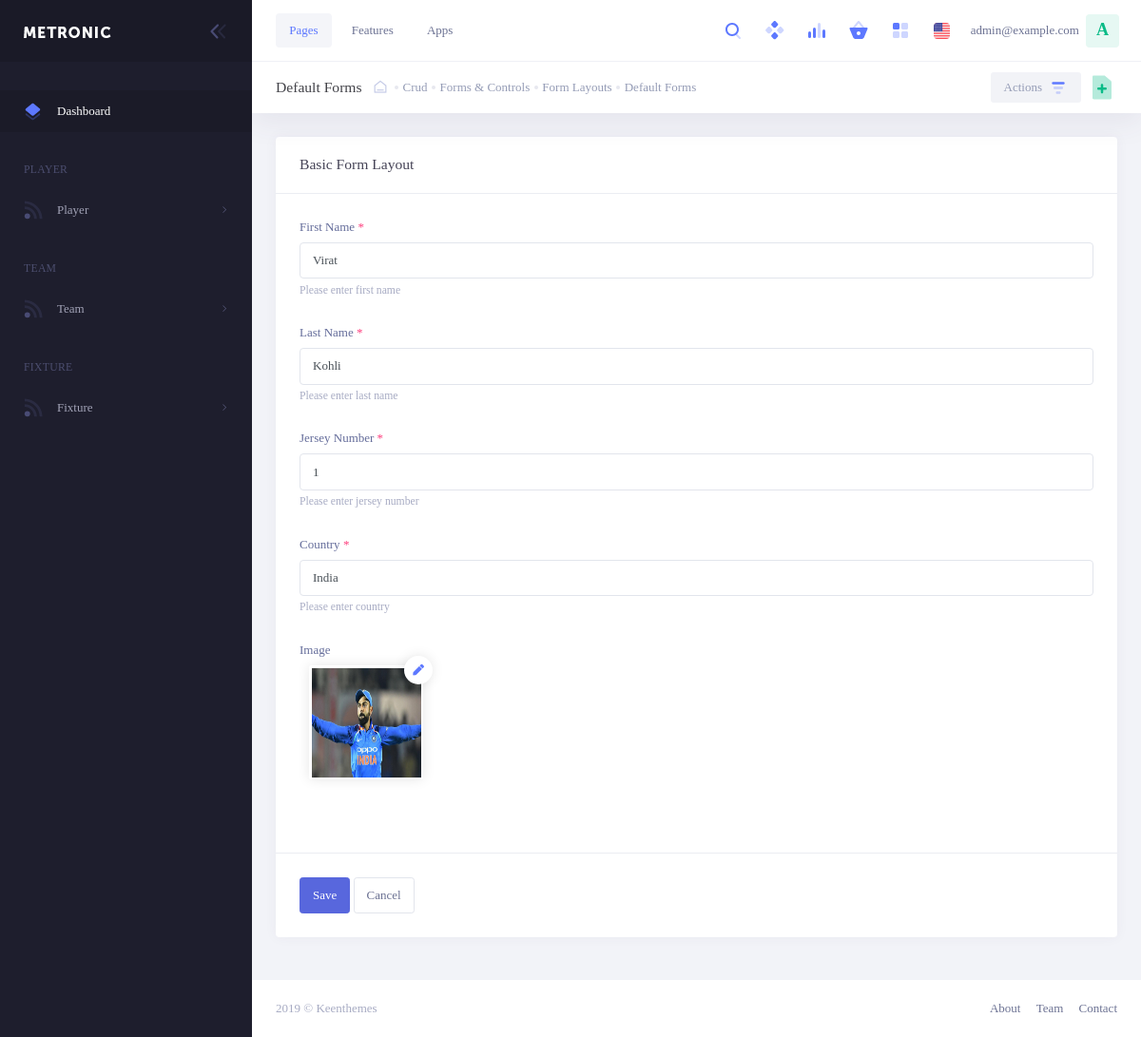
The app's page /player_edit/1/ (signed in) with its own data.
### custom_admin/models.py (models this page shows, shortened)
class User(AbstractBaseUser, PermissionsMixin):
    is_staff = models.BooleanField(default=True)
    is_active = models.BooleanField(default=True)
    email = models.EmailField(max_length=60, unique=True)
    first_name = models.CharField(max_length=60, blank=True)
    last_name = models.CharField(max_length=60, blank=True)
    phone = models.CharField(max_length=20, blank=True)
    avatar = models.ImageField(upload_to='user/profile_images/%Y/%m/%d', default='')
    objects = UserManager()
    USERNAME_FIELD = 'email'

### cricket_app/models.py (models this page shows, shortened)
class Player(models.Model):
    uuid = models.UUIDField(default=uuid.uuid4, editable=False)
    first_name = models.CharField(max_length=250, blank=False)
    last_name = models.CharField(max_length=250, blank=False)
    image_uri = models.ImageField(upload_to='player/image_uri/%Y/%m/%d', blank=False)
    jersey_number = models.PositiveSmallIntegerField()
    country = models.CharField(max_length=250)

### custom_admin/views.py (the view, shortened to what this page needs)
# urls.py: path('player_edit/<int:pk>/', PlayerEdit.as_view(), name='player-edit'),
class PlayerEdit(LoginRequiredMixin, UserPassesTestMixin, View):
    template_name = 'custom_admin/player/edit.html'
    login_url = reverse_lazy('login')
    form_class = PlayerEditForm
    context = dict()
    def test_func(self):
        return self.request.user.is_superuser
    def get(self, request, **kwargs):
        self.context['player'] = Player.objects.get(pk=kwargs['pk'])
        return render(request, self.template_name, self.context)

### templates/custom_admin/player/edit.html (shortened to what this page needs)
{% extends "custom_admin/index.html" %}
{% load static %}
{% block content %}
<div class="kt-subheader   kt-grid__item" id="kt_subheader">
    <div class="kt-subheader__main">
        <h3 class="kt-subheader__title">
            Default Forms </h3>
        <div class="kt-subheader__breadcrumbs">
            <a href="#" class="kt-subheader__breadcrumbs-home"><i class="flaticon2-shelter"></i></a>
            <span class="kt-subheader__breadcrumbs-separator"></span>
            <a href="#" class="kt-subheader__breadcrumbs-link">
                Crud </a>
            <span class="kt-subheader__breadcrumbs-separator"></span>
            <a href="#" class="kt-subheader__breadcrumbs-link">
                Forms & Controls </a>
            <span class="kt-subheader__breadcrumbs-separator"></span>
            <a href="#" class="kt-subheader__breadcrumbs-link">
                Form Layouts </a>
            <span class="kt-subheader__breadcrumbs-separator"></span>
            <a href="#" class="kt-subheader__breadcrumbs-link">
                Default Forms </a>
        </div>
    </div>
    <div class="kt-subheader__toolbar">
        <div class="kt-subheader__wrapper">
            <a href="#" class="btn kt-subheader__btn-primary">
                Actions &nbsp;
                 </a>
            <div class="dropdown dropdown-inline" data-toggle="kt-tooltip" title="Quick actions"
                data-placement="left">
                <a href="#" class="btn btn-icon" data-toggle="dropdown" aria-haspopup="true"
                    aria-expanded="false">
                </a>
            </div>
        </div>
    </div>
</div>
<div class="kt-content  kt-grid__item kt-grid__item--fluid" id="kt_content">
    <div class="row">
        <div class="col-lg-12">
            <div class="kt-portlet">
                <div class="kt-portlet__head">
                    <div class="kt-portlet__head-label">
                        <h3 class="kt-portlet__head-title">
                            Basic Form Layout
                        </h3>
                    </div>
                </div>
                <form class="kt-form kt-form--label-left" action="{% url 'player-edit' pk=player.id %}" method="post" enctype="multipart/form-data">
                    <div class="kt-portlet__body">
                        <div class="kt-section kt-section--first">
                            <div class="form-group">
                                <label> First Name <span class="kt-font-danger kt-font-bold">*</span></label>
                                <input type="text" class="form-control" name="first_name"
                                    placeholder="Enter first name" value="{{ player.first_name }}">
                                <span class="form-text text-muted">Please enter first name</span>
                            </div>
                            <div class="form-group">
                                <label> Last Name <span class="kt-font-danger kt-font-bold">*</span></label>
                                <input type="text" class="form-control" name="last_name"
                                    placeholder="Enter last name" value="{{ player.last_name }}">
                                <span class="form-text text-muted">Please enter last name</span>
                            </div>
                            <div class="form-group">
                                <label> Jersey Number <span class="kt-font-danger kt-font-bold">*</span></label>
                                <input type="text" class="form-control" name="jersey_number"
                                    placeholder="Enter jersey number" value="{{ player.jersey_number }}">
                                <span class="form-text text-muted">Please enter jersey number</span>
                            </div>
                            <div class="form-group">
                                <label> Country <span class="kt-font-danger kt-font-bold">*</span></label>
                                <input type="text" class="form-control" name="country"
                                    placeholder="Enter country" value="{{ player.country }}">
                                <span class="form-text text-muted">Please enter country</span>
                            </div>
                            <div class="form-group">
                                <label>Image</label>
                              <div class="col-lg-9 col-xl-6">
                                <div class="kt-avatar kt-avatar--outline kt-avatar--circle-"
                                    id="kt_apps_user_add_avatar">
                                    <div class="kt-avatar__holder">
                                      <img id="bp_img" src="{{MEDIA_URL}}{{player.image_uri}}" class="kt-avater__holder" width="115" height="115">
                                    </div>
                                    <label class="kt-avatar__upload"
                                        data-toggle="kt-tooltip" title=""
                                        data-original-title="Change avatar">
                                        <i class="fa fa-pen"></i>
                                    </label>
                                </div>
                              </div>
                            </div>
                        </div>
                    </div>
                    <div class="kt-portlet__foot">
                        <div class="kt-form__actions">
                            <button type="submit" class="btn btn-primary">Save</button>
                            <button type="reset" class="btn btn-secondary">Cancel</button>
                        </div>
                    </div>
                </form>
            </div>
        </div>
    </div>
</div>
{% endblock content %}

### templates/custom_admin/partials/_navbar.html (shortened to what this page needs)
{% load static %}
<div id="kt_header" class="kt-header kt-grid__item  kt-header--fixed ">
    <div class="kt-header-menu-wrapper" id="kt_header_menu_wrapper">
        <div id="kt_header_menu" class="kt-header-menu kt-header-menu-mobile  kt-header-menu--layout-default ">
            <ul class="kt-menu__nav ">
                <li class="kt-menu__item  kt-menu__item--open kt-menu__item--here kt-menu__item--submenu kt-menu__item--rel kt-menu__item--open kt-menu__item--here kt-menu__item--active"
                    data-ktmenu-submenu-toggle="click" aria-haspopup="true"><a href="javascript:;"
                        class="kt-menu__link kt-menu__toggle"><span class="kt-menu__link-text">Pages</span></a>
                </li>
                <li class="kt-menu__item  kt-menu__item--submenu kt-menu__item--rel" data-ktmenu-submenu-toggle="click"
                    aria-haspopup="true"><a href="javascript:;" class="kt-menu__link kt-menu__toggle"><span
                            class="kt-menu__link-text">Features</span></a>
                </li>
                <li class="kt-menu__item  kt-menu__item--submenu kt-menu__item--rel" data-ktmenu-submenu-toggle="click"
                    aria-haspopup="true"><a href="javascript:;" class="kt-menu__link kt-menu__toggle"><span
                            class="kt-menu__link-text">Apps</span></a>
                </li>
            </ul>
        </div>
    </div>
    <div class="kt-header__topbar">
        <div class="kt-header__topbar-item kt-header__topbar-item--search dropdown" id="kt_quick_search_toggle">
            <div class="kt-header__topbar-wrapper" data-toggle="dropdown" data-offset="10px,0px">
                <span class="kt-header__topbar-icon">
                     </span>
            </div>
        </div>
        <div class="kt-header__topbar-item dropdown">
            <div class="kt-header__topbar-wrapper" data-toggle="dropdown" data-offset="30px,0px" aria-expanded="true">
                <span class="kt-header__topbar-icon kt-pulse kt-pulse--brand">
                </span>
            </div>
        </div>
        <div class="kt-header__topbar-item dropdown">
            <div class="kt-header__topbar-wrapper" data-toggle="dropdown" data-offset="30px,0px" aria-expanded="true">
                <span class="kt-header__topbar-icon">
                     </span>
            </div>
        </div>
        <div class="kt-header__topbar-item dropdown">
            <div class="kt-header__topbar-wrapper" data-toggle="dropdown" data-offset="30px,0px" aria-expanded="true">
                <span class="kt-header__topbar-icon">
                     </span>
            </div>
        </div>
        <div class="kt-header__topbar-item kt-header__topbar-item--quick-panel" data-toggle="kt-tooltip"
            title="Quick panel" data-placement="right">
            <span class="kt-header__topbar-icon" id="kt_quick_panel_toggler_btn">
                 </span>
        </div>
        <div class="kt-header__topbar-item kt-header__topbar-item--langs">
            <div class="kt-header__topbar-wrapper" data-toggle="dropdown" data-offset="10px,0px">
                <span class="kt-header__topbar-icon">
                    <img class="" src="{% static 'custom_admin/assets/media/flags/020-flag.svg' %}" alt="" />
                </span>
            </div>
        </div>
        <div class="kt-header__topbar-item kt-header__topbar-item--user">
            <div class="kt-header__topbar-wrapper" data-toggle="dropdown" data-offset="0px,0px">
                <div class="kt-header__topbar-user">
                    <span class="kt-header__topbar-username kt-hidden-mobile">{{ request.user.email }}</span>
                    <span
                        class="kt-badge kt-badge--username kt-badge--unified-success kt-badge--lg kt-badge--rounded kt-badge--bold">{{ request.user.email.0 | title }}</span>
                </div>
            </div>
        </div>
    </div>
</div>

### static/custom_admin/assets/css/demo1/skins/header/base/light.css (style rules this page uses)
@media (min-width: 1025px) { .kt-header { background-color: #ffffff; border-bottom: 1px solid #eff0f6; } }
@media (min-width: 1025px) { .kt-header .kt-header-menu .kt-menu__nav > .kt-menu__item > .kt-menu__link { border-radius: 4px !important; } }
@media (min-width: 1025px) { .kt-header .kt-header-menu .kt-menu__nav > .kt-menu__item > .kt-menu__link .kt-menu__link-text { color: #6c7293; font-weight: 500; } }
@media (min-width: 1025px) { .kt-header .kt-header-menu .kt-menu__nav > .kt-menu__item.kt-menu__item--here > .kt-menu__link, .kt-header .kt-header-menu .kt-menu__nav > .kt-menu__item.kt-menu__item--active > .kt-menu__link, .kt-header .kt-header-menu .kt-menu__nav > .kt-menu__item:hover > .kt-menu__link { background-color: rgba(77, 89, 149, 0.06); } }
@media (min-width: 1025px) { .kt-header .kt-header-menu .kt-menu__nav > .kt-menu__item.kt-menu__item--here > .kt-menu__link .kt-menu__link-text, .kt-header .kt-header-menu .kt-menu__nav > .kt-menu__item.kt-menu__item--active > .kt-menu__link .kt-menu__link-text, .kt-header .kt-header-menu .kt-menu__nav > .kt-menu__item:hover > .kt-menu__link .kt-menu__link-text { color: #5d78ff; } }
.kt-header .kt-header__topbar .kt-header__topbar-item.kt-header__topbar-item--user .kt-header__topbar-user .kt-header__topbar-username { -webkit-transition: all 0.3s; transition: all 0.3s; color: #6c7293; }
.kt-header .kt-header__topbar .kt-header__topbar-item.kt-header__topbar-item--user .kt-header__topbar-user .kt-badge.kt-badge--username { height: 35px; width: 35px; font-size: 1.4rem; font-weight: 600; }

### static/custom_admin/assets/css/demo1/skins/header/menu/light.css (style rules this page uses)
@media (min-width: 1025px) { .kt-header-menu .kt-menu__nav > .kt-menu__item > .kt-menu__link { background-color: none; } }
@media (min-width: 1025px) { .kt-header-menu .kt-menu__nav > .kt-menu__item > .kt-menu__link .kt-menu__link-text { color: #9096b8; } }
@media (min-width: 1025px) { .kt-header-menu .kt-menu__nav > .kt-menu__item.kt-menu__item--active > .kt-menu__link { background-color: none; } }
@media (min-width: 1025px) { .kt-header-menu .kt-menu__nav > .kt-menu__item.kt-menu__item--active > .kt-menu__link .kt-menu__link-text { color: #5d78ff; } }
@media (min-width: 1025px) { .kt-header-menu .kt-menu__nav > .kt-menu__item.kt-menu__item--here > .kt-menu__link { background-color: none; } }
@media (min-width: 1025px) { .kt-header-menu .kt-menu__nav > .kt-menu__item.kt-menu__item--here > .kt-menu__link .kt-menu__link-text { color: #5d78ff; } }

### records on screen
User: user.email "admin@example.com", user.email.0 "A"
Player: first_name "Virat", last_name "Kohli", jersey_number "1", country "India", image_uri (picture)
